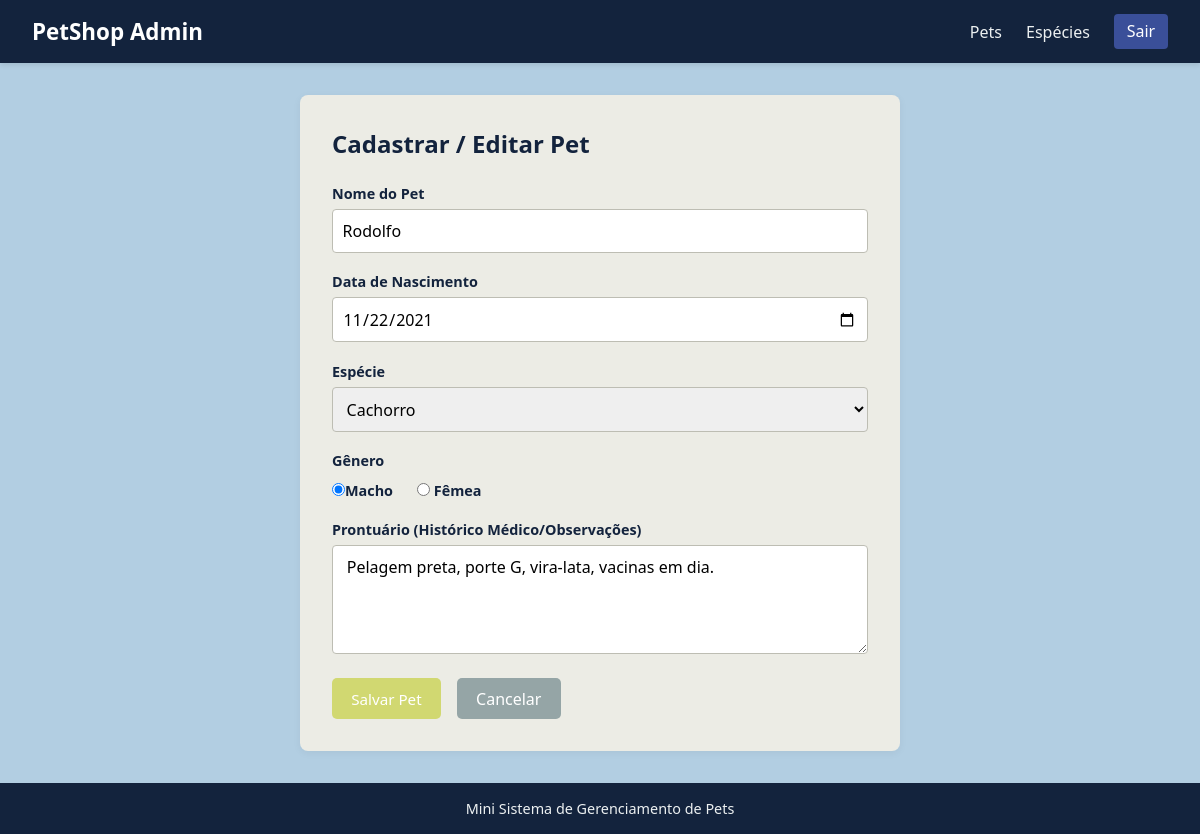
The page /form_pet.php?id=4 (signed in) on the database its author committed.
### tables this page shows
CREATE TABLE `pets` (
  `id` int NOT NULL,
  `nome` varchar(100) NOT NULL,
  `nascimento` date NOT NULL,
  `especie_id` int NOT NULL,
  `genero` enum('macho','femea') NOT NULL,
  `prontuario` text
);

CREATE TABLE `especies` (
  `id` int NOT NULL,
  `nome` varchar(100) NOT NULL
);

### www/form_pet.php (the view, shortened to what this page needs)
<?php
require_once 'conecta.php';
$nome = "";
$nascimento = "";
$especie_id = "";
$genero = "";
$prontuario = "";
if (isset($_GET['id'])) {
    $id = (int)$_GET['id'];
    $stmt = mysqli_prepare($conn, "SELECT * FROM pets WHERE id = ?");
    if ($stmt) {
        mysqli_stmt_bind_param($stmt, "i", $id);
        mysqli_stmt_execute($stmt);
        $res = mysqli_stmt_get_result($stmt);
        if ($pet = mysqli_fetch_assoc($res)) {
            $nome = $pet['nome'];
            $nascimento = $pet['nascimento'];
            $especie_id = $pet['especie_id'];
            $genero = $pet['genero'];
            $prontuario = $pet['prontuario'];
        }
    }
}
$sql_esp = "SELECT * FROM especies ORDER BY nome ASC";
$res_especies = mysqli_query($conn, $sql_esp);
require_once 'cabeçalho.php'; ?>
<section class="form-section">
    <h2> Cadastrar / Editar Pet</h2>
    <form action="form_pet.php" method="POST" class="pet-form">
        <div class="form-group">
            <label for="nome"> Nome do Pet</label>
            <input type="text" id="nome" name="nome" value= "<?php echo htmlspecialchars($nome); ?>" required placeholder="Ex: Tito, Amora...">
        </div>
        <div class="form-group">
            <label for="nascimento"> Data de Nascimento</label>
            <input type="date" id="nascimento" name="nascimento" value="<?php echo $nascimento; ?>" required>
        </div>
        <div class="form-group">
            <label for="especie_id"> Espécie</label>
            <select id="especie_id" name="especie_id" required>
                <?php if ($res_especies && mysqli_num_rows($res_especies) > 0): ?>
                <?php while ($esp = mysqli_fetch_assoc($res_especies)): ?>
                <option value="<?php echo $esp['id']; ?>" <?php echo ($esp['id'] == $especie_id) ? 'selected' : ''; ?> >
                    <?php echo htmlspecialchars($esp['nome']); ?>
                </option>
                <?php endwhile; ?>
                    <?php endif; ?>
            </select>
        </div>
        <div class="form-group">
            <label> Gênero </label>
            <div class="radio-options">
                <label><input type="radio" name="genero" value="macho" <?php echo ($genero === 'macho') ? 'checked' : ''; ?> required>Macho</label>
                <label><input type="radio" name="genero" value="femea" <?php echo ($genero === 'femea') ? 'checked' : ''; ?> required> Fêmea</label>
            </div>
        </div>
        <div class="form-group">
            <label for="prontuario">Prontuário (Histórico Médico/Observações)</label>
            <textarea id="prontuario" name="prontuario" rows="4" placeholder="Insira informações de saúde, vacinas ou alergias do animal"> <?php echo htmlspecialchars($prontuario); ?></textarea>
        </div>
        <div class="form-actions">
            <button type="submit" class="botao-salvar"> Salvar Pet</button>
            <a href="index.php" class="botao-cancelar">Cancelar</a>
        </div>
    </form>
</section>
<?php require_once 'rodape.php'; ?>

### www/css/style.css (style rules this page uses)
* { margin: 0; padding: 0; box-sizing: border-box; font-family: 'Segoe UI', Tahoma, Geneva, Verdana, sans-serif; }
:root { --cor_principal: #13233d; --cor_sec: #6299d0; --cor_destaque: #d1d871; --cor_erro: #3a4f99; --cor_bg: #b2cee2; --card_bg: #ecece5; --text_color: #13233d; --cor_borda: #bdbdb3; }
body { background-color: var(--cor_bg); color: var(--text_color); display: flex; flex-direction: column; min-height: 100vh; }
.botao-primary, .btn-save, .botao-salvar { background-color: var(--cor_destaque); color: white; padding: 0.6rem 1.2rem; border-radius: 5px; text-decoration: none; border: none; cursor: pointer; font-size: 0.95rem; }
.botao-cancelar { background-color: #95a5a6; color: white; padding: 0.6rem 1.2rem; border-radius: 5px; text-decoration: none; }
.form-section { background: var(--card_bg); padding: 2rem; border-radius: 8px; max-width: 600px; margin: 0 auto; box-shadow: 0 2px 8px rgba(0, 0, 0, 0.05); }
.form-section h2 { margin-bottom: 1.5rem; color: var(--cor_principal); }
.form-group { margin-bottom: 1.2rem; display: flex; flex-direction: column; gap: 0.4rem; }
.form-group label { font-weight: 600; font-size: 0.9rem; }
.form-group input, .form-group select, .form-group textarea { padding: 0.6rem; border: 1px solid var(--cor_borda); border-radius: 4px; font-size: 1rem; }
.radio-options { display: flex; gap: 1.5rem; margin-top: 0.3rem; }
.form-actions { display: flex; gap: 1rem; margin-top: 1.5rem; }

### rows shown on the page
pets: nome "Rodolfo", nascimento "11/22/2021", especie_id "Cachorro", genero "☑ Macho", genero "☐ Fêmea", prontuario "Pelagem preta, porte G, vira-lata, vacinas em dia."
